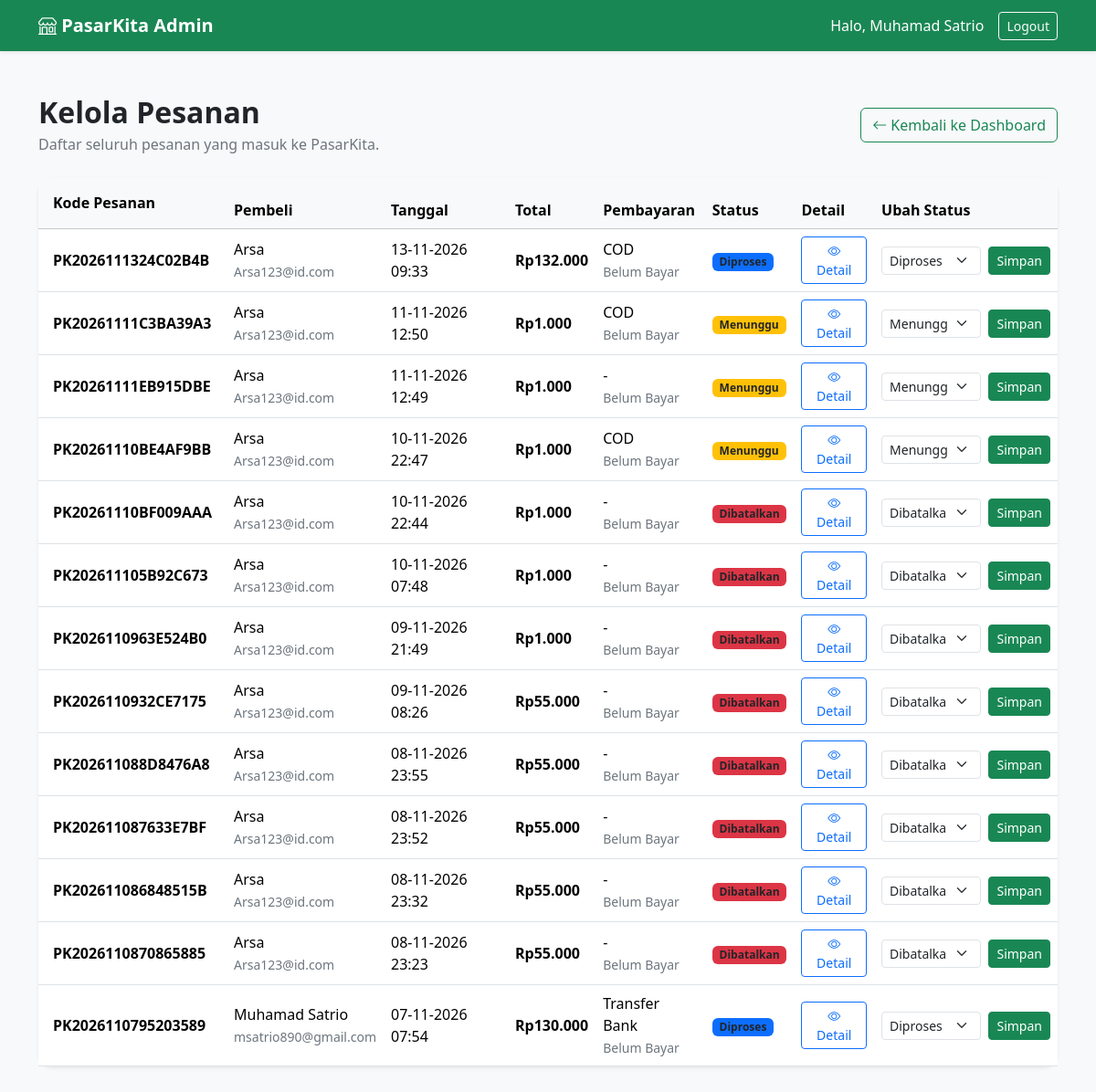
Page /admin/pesanan.php (signed in) on the committed database.
### tables this page shows
CREATE TABLE `orders` (
  `id_pesanan` bigint(20) UNSIGNED NOT NULL,
  `kode_pesanan` varchar(30) NOT NULL,
  `id_user` int(10) UNSIGNED NOT NULL,
  `tanggal_pesanan` datetime NOT NULL DEFAULT current_timestamp(),
  `nama_penerima` varchar(100) NOT NULL,
  `no_hp_penerima` varchar(20) NOT NULL,
  `alamat_pengiriman` text NOT NULL,
  `latitude` decimal(10,7) DEFAULT NULL,
  `longitude` decimal(10,7) DEFAULT NULL,
  `catatan` text DEFAULT NULL,
  `total_harga` decimal(14,2) UNSIGNED NOT NULL DEFAULT 0.00,
  `status` enum('menunggu','diproses','dikirim','selesai','dibatalkan') NOT NULL DEFAULT 'menunggu',
  `created_at` timestamp NOT NULL DEFAULT current_timestamp()
);

CREATE TABLE `users` (
  `id_user` int(10) UNSIGNED NOT NULL,
  `nama` varchar(100) NOT NULL,
  `email` varchar(150) NOT NULL,
  `password` varchar(255) NOT NULL,
  `no_hp` varchar(20) DEFAULT NULL,
  `alamat` text DEFAULT NULL,
  `foto_profil` varchar(255) DEFAULT NULL,
  `role` enum('admin','penjual','pembeli') NOT NULL DEFAULT 'pembeli',
  `created_at` timestamp NOT NULL DEFAULT current_timestamp(),
  `updated_at` timestamp NULL DEFAULT NULL ON UPDATE current_timestamp()
);

CREATE TABLE `payments` (
  `id_pembayaran` bigint(20) UNSIGNED NOT NULL,
  `id_pesanan` bigint(20) UNSIGNED NOT NULL,
  `metode` enum('transfer_bank','cod','midtrans') NOT NULL,
  `jumlah_bayar` decimal(14,2) UNSIGNED NOT NULL DEFAULT 0.00,
  `status` enum('belum_bayar','menunggu_verifikasi','lunas','ditolak') NOT NULL DEFAULT 'belum_bayar',
  `tanggal_bayar` datetime DEFAULT NULL,
  `created_at` timestamp NOT NULL DEFAULT current_timestamp(),
  `snap_token` varchar(255) DEFAULT NULL,
  `redirect_url` text DEFAULT NULL,
  `transaction_id` varchar(100) DEFAULT NULL
);

### admin/pesanan.php (the view, shortened to what this page needs)
<?php
require_once "../config/database.php";
$query = $conn->query("
    SELECT
        o.id_pesanan,
        o.kode_pesanan,
        o.tanggal_pesanan,
        o.nama_penerima,
        o.total_harga,
        o.status,
        u.nama AS nama_pembeli,
        u.email,
        p.metode,
        p.status AS status_pembayaran
    FROM orders o
    LEFT JOIN users u ON o.id_user = u.id_user
    LEFT JOIN payments p ON o.id_pesanan = p.id_pesanan
    ORDER BY o.tanggal_pesanan DESC
");
function warnaStatusAdmin($status)
{
    switch ($status) {
        case 'menunggu':
            return 'warning';
        case 'diproses':
            return 'primary';
        case 'dibatalkan':
            return 'danger';
    }
}
?>
<!DOCTYPE html>
<html lang="id">
<head>
    <link href="https://cdn.jsdelivr.net/npm/bootstrap@5.3.3/dist/css/bootstrap.min.css" rel="stylesheet">
    <link rel="stylesheet" href="https://cdn.jsdelivr.net/npm/bootstrap-icons@1.11.3/font/bootstrap-icons.min.css">
</head>
<body class="bg-light">
<nav class="navbar navbar-dark bg-success shadow-sm">
    <div class="container">
        <a class="navbar-brand fw-bold" href="index.php">
            <i class="bi bi-shop"></i> PasarKita Admin
        </a>
        <div class="d-flex align-items-center gap-3">
            <span class="text-white">
                Halo, <?= htmlspecialchars($_SESSION['user']['nama']) ?>
            </span>
            <a href="../logout.php" class="btn btn-outline-light btn-sm">
                Logout
            </a>
        </div>
    </div>
</nav>
<div class="container py-5">
    <div class="d-flex flex-wrap justify-content-between align-items-center mb-4">
        <div>
            <h2 class="fw-bold mb-1">Kelola Pesanan</h2>
            <p class="text-secondary mb-0">
                Daftar seluruh pesanan yang masuk ke PasarKita.
            </p>
        </div>
        <a href="index.php" class="btn btn-outline-success mt-3 mt-md-0">
            <i class="bi bi-arrow-left"></i> Kembali ke Dashboard
        </a>
    </div>
    <div class="card border-0 shadow-sm rounded-4">
        <div class="card-body p-0">
            <div class="table-responsive">
                <table class="table table-hover align-middle mb-0">
                    <thead class="table-light">
                        <tr>
                            <th class="p-3">Kode Pesanan</th>
                            <th>Pembeli</th>
                            <th>Tanggal</th>
                            <th>Total</th>
                            <th>Pembayaran</th>
                            <th>Status</th>
                            <th>Detail</th>
<th>Ubah Status</th>
                        </tr>
                    </thead>
                    <tbody>
                    <?php if ($query->num_rows > 0): ?>
                        <?php while ($item = $query->fetch_assoc()): ?>
                            <tr>
                                <td class="p-3">
                                    <strong>
                                        <?= htmlspecialchars($item['kode_pesanan']) ?>
                                    </strong>
                                </td>
                                <td>
                                    <?= htmlspecialchars($item['nama_pembeli'] ?? '-') ?>
                                    <br>
                                    <small class="text-secondary">
                                        <?= htmlspecialchars($item['email'] ?? '-') ?>
                                    </small>
                                </td>
                                <td>
                                    <?= date('d-m-Y H:i', strtotime($item['tanggal_pesanan'])) ?>
                                </td>
                                <td class="fw-semibold">
                                    Rp<?= number_format((float)$item['total_harga'], 0, ',', '.') ?>
                                </td>
                                <td>
                                    <?php
                                    if ($item['metode'] === 'transfer_bank') {
                                        echo 'Transfer Bank';
                                    } elseif ($item['metode'] === 'cod') {
                                        echo 'COD';
                                    } else {
                                        echo '-';
                                    }
                                    ?>
                                    <br>
                                    <small class="text-secondary">
                                        <?= htmlspecialchars(
                                            ucwords(str_replace('_', ' ', $item['status_pembayaran'] ?? '-'))
                                        ) ?>
                                    </small>
                                </td>
                                <td>
                                    <span class="badge bg-<?= warnaStatusAdmin($item['status']) ?> text-dark">
                                        <?= htmlspecialchars(ucfirst($item['status'])) ?>
                                    </span>
                                </td>
                                <td>
    <a href="detail_pesanan.php?id=<?= (int)$item['id_pesanan'] ?>"
       class="btn btn-outline-primary btn-sm">
        <i class="bi bi-eye"></i> Detail
    </a>
</td>
                                <td>
                                    <form method="POST" class="d-flex gap-2">
                                        <select name="status" class="form-select form-select-sm">
                                            <option value="menunggu" <?= $item['status'] === 'menunggu' ? 'selected' : '' ?>>
                                                Menunggu
                                            </option>
                                            <option value="diproses" <?= $item['status'] === 'diproses' ? 'selected' : '' ?>>
                                                Diproses
                                            </option>
                                            <option value="dibatalkan" <?= $item['status'] === 'dibatalkan' ? 'selected' : '' ?>>
                                                Dibatalkan
                                            </option>
                                        </select>
                                        <button type="submit" class="btn btn-success btn-sm">
                                            Simpan
                                        </button>
                                    </form>
                                </td>
                            </tr>
                        <?php endwhile; ?>
                    <?php endif; ?>
                    </tbody>
                </table>
            </div>
        </div>
    </div>
</div>
</body>
</html>

### rows in the picture
orders: kode_pesanan "PK2026111324C02B4B", id_user.nama "Arsa", id_user.email "Arsa123@id.com", tanggal_pesanan "13-11-2026 09:33", total_harga "132.000", shows "COD", payments.status "Belum Bayar", status "Diproses"
orders: kode_pesanan "PK20261111C3BA39A3", id_user.nama "Arsa", id_user.email "Arsa123@id.com", tanggal_pesanan "11-11-2026 12:50", total_harga "1.000", shows "COD", payments.status "Belum Bayar", status "Menunggu"
orders: kode_pesanan "PK20261111EB915DBE", id_user.nama "Arsa", id_user.email "Arsa123@id.com", tanggal_pesanan "11-11-2026 12:49", total_harga "1.000", payments.status "Belum Bayar", status "Menunggu"
orders: kode_pesanan "PK20261110BE4AF9BB", id_user.nama "Arsa", id_user.email "Arsa123@id.com", tanggal_pesanan "10-11-2026 22:47", total_harga "1.000", shows "COD", payments.status "Belum Bayar", status "Menunggu"
orders: kode_pesanan "PK20261110BF009AAA", id_user.nama "Arsa", id_user.email "Arsa123@id.com", tanggal_pesanan "10-11-2026 22:44", total_harga "1.000", payments.status "Belum Bayar", status "Dibatalkan"
orders: kode_pesanan "PK202611105B92C673", id_user.nama "Arsa", id_user.email "Arsa123@id.com", tanggal_pesanan "10-11-2026 07:48", total_harga "1.000", payments.status "Belum Bayar", status "Dibatalkan"
orders: kode_pesanan "PK2026110963E524B0", id_user.nama "Arsa", id_user.email "Arsa123@id.com", tanggal_pesanan "09-11-2026 21:49", total_harga "1.000", payments.status "Belum Bayar", status "Dibatalkan"
orders: kode_pesanan "PK2026110932CE7175", id_user.nama "Arsa", id_user.email "Arsa123@id.com", tanggal_pesanan "09-11-2026 08:26", total_harga "55.000", payments.status "Belum Bayar", status "Dibatalkan"
orders: kode_pesanan "PK202611088D8476A8", id_user.nama "Arsa", id_user.email "Arsa123@id.com", tanggal_pesanan "08-11-2026 23:55", total_harga "55.000", payments.status "Belum Bayar", status "Dibatalkan"
orders: kode_pesanan "PK202611087633E7BF", id_user.nama "Arsa", id_user.email "Arsa123@id.com", tanggal_pesanan "08-11-2026 23:52", total_harga "55.000", payments.status "Belum Bayar", status "Dibatalkan"
orders: kode_pesanan "PK202611086848515B", id_user.nama "Arsa", id_user.email "Arsa123@id.com", tanggal_pesanan "08-11-2026 23:32", total_harga "55.000", payments.status "Belum Bayar", status "Dibatalkan"
orders: kode_pesanan "PK2026110870865885", id_user.nama "Arsa", id_user.email "Arsa123@id.com", tanggal_pesanan "08-11-2026 23:23", total_harga "55.000", payments.status "Belum Bayar", status "Dibatalkan"
orders: kode_pesanan "PK2026110795203589", id_user.nama "Muhamad Satrio", id_user.email "msatrio890@gmail.com", tanggal_pesanan "07-11-2026 07:54", total_harga "130.000", shows "Transfer Bank", payments.status "Belum Bayar", status "Diproses"

### other values in the picture
$_SESSION['user']['nama'] "Muhamad Satrio"
